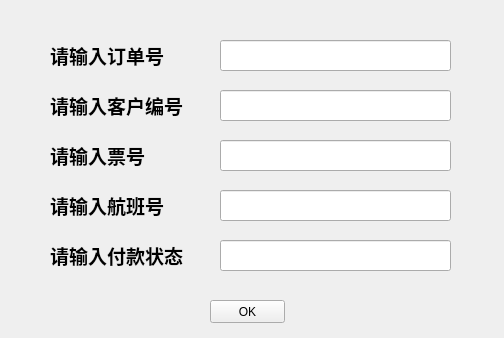
<?xml version="1.0" encoding="UTF-8"?>
<ui version="4.0">
 <class>refreshOrders</class>
 <widget class="QWidget" name="refreshOrders">
  <property name="geometry">
   <rect>
    <x>0</x>
    <y>0</y>
    <width>504</width>
    <height>338</height>
   </rect>
  </property>
  <property name="windowTitle">
   <string>更新</string>
  </property>
  <widget class="QLabel" name="label">
   <property name="geometry">
    <rect>
     <x>50</x>
     <y>40</y>
     <width>151</width>
     <height>31</height>
    </rect>
   </property>
   <property name="font">
    <font>
     <family>Agency FB</family>
     <pointsize>14</pointsize>
     <weight>75</weight>
     <bold>true</bold>
    </font>
   </property>
   <property name="text">
    <string>请输入订单号</string>
   </property>
  </widget>
  <widget class="QLineEdit" name="orderid">
   <property name="geometry">
    <rect>
     <x>220</x>
     <y>40</y>
     <width>231</width>
     <height>31</height>
    </rect>
   </property>
  </widget>
  <widget class="QPushButton" name="reok">
   <property name="geometry">
    <rect>
     <x>210</x>
     <y>300</y>
     <width>75</width>
     <height>23</height>
    </rect>
   </property>
   <property name="text">
    <string>OK</string>
   </property>
  </widget>
  <widget class="QLabel" name="label_2">
   <property name="geometry">
    <rect>
     <x>50</x>
     <y>90</y>
     <width>151</width>
     <height>31</height>
    </rect>
   </property>
   <property name="font">
    <font>
     <family>Agency FB</family>
     <pointsize>14</pointsize>
     <weight>75</weight>
     <bold>true</bold>
    </font>
   </property>
   <property name="text">
    <string>请输入客户编号</string>
   </property>
  </widget>
  <widget class="QLineEdit" name="userid">
   <property name="geometry">
    <rect>
     <x>220</x>
     <y>90</y>
     <width>231</width>
     <height>31</height>
    </rect>
   </property>
  </widget>
  <widget class="QLabel" name="label_3">
   <property name="geometry">
    <rect>
     <x>50</x>
     <y>140</y>
     <width>151</width>
     <height>31</height>
    </rect>
   </property>
   <property name="font">
    <font>
     <family>Agency FB</family>
     <pointsize>14</pointsize>
     <weight>75</weight>
     <bold>true</bold>
    </font>
   </property>
   <property name="text">
    <string>请输入票号</string>
   </property>
  </widget>
  <widget class="QLineEdit" name="ticketid">
   <property name="geometry">
    <rect>
     <x>220</x>
     <y>140</y>
     <width>231</width>
     <height>31</height>
    </rect>
   </property>
  </widget>
  <widget class="QLabel" name="label_5">
   <property name="geometry">
    <rect>
     <x>50</x>
     <y>190</y>
     <width>121</width>
     <height>31</height>
    </rect>
   </property>
   <property name="font">
    <font>
     <family>Agency FB</family>
     <pointsize>14</pointsize>
     <weight>75</weight>
     <bold>true</bold>
    </font>
   </property>
   <property name="text">
    <string>请输入航班号</string>
   </property>
  </widget>
  <widget class="QLineEdit" name="flightid">
   <property name="geometry">
    <rect>
     <x>220</x>
     <y>190</y>
     <width>231</width>
     <height>31</height>
    </rect>
   </property>
  </widget>
  <widget class="QLabel" name="label_6">
   <property name="geometry">
    <rect>
     <x>50</x>
     <y>240</y>
     <width>151</width>
     <height>31</height>
    </rect>
   </property>
   <property name="font">
    <font>
     <family>Agency FB</family>
     <pointsize>14</pointsize>
     <weight>75</weight>
     <bold>true</bold>
    </font>
   </property>
   <property name="text">
    <string>请输入付款状态</string>
   </property>
  </widget>
  <widget class="QLineEdit" name="paystate">
   <property name="geometry">
    <rect>
     <x>220</x>
     <y>240</y>
     <width>231</width>
     <height>31</height>
    </rect>
   </property>
  </widget>
 </widget>
 <resources/>
 <connections/>
</ui>
